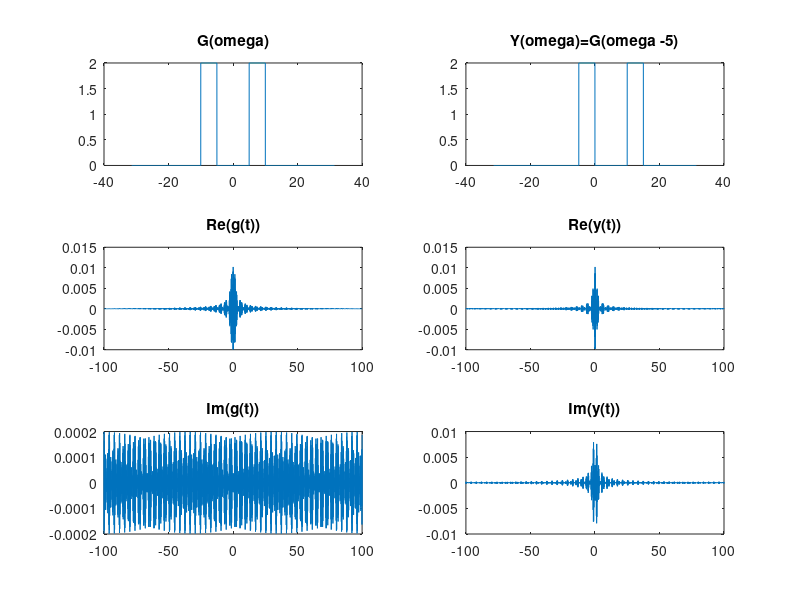

This chart was generated by the following MATLAB code:
G = @(w) 2 * (abs(w) >= 5 & abs(w) <= 10); % define G(w)
w = -31.4:0.01:31.4; % w domain
t = -100:0.1:100; % t domain
g = @(t) ifftshift(ifft(G(t))*0.1); % define g(t)
y = @(t) ifftshift(ifft(G(t-5))*0.1); % define y(t)
subplot(3,2,1);
plot(w, G(w)); % plot G(w)
title("G(\omega)");
subplot(3,2,3);
plot(t, real(g(t))); % plot real components of g(t)
title("Re(g(t))");
subplot(3,2,5);
plot(t, imag(g(t))); % plot imaginary components of g(T)
title("Im(g(t))");
subplot(3,2,2);
plot(w, G(w-5)); % plot Y(w)
title("Y(\omega)=G(\omega -5)");
subplot(3, 2, 4);
plot(t, real(y(t))); % plot real components of y(t)
title("Re(y(t))");
subplot(3,2,6);
plot(t, imag(y(t))); % plot imaginary components of y(t)
title("Im(y(t))");
fprintf('g(t) is real? %d\ny(t) is real? %d\n', all(abs(G(w) - conj(G(-w))) < 1e-10), all(abs(G(w-5) - conj(G(-(w-5)))) < 1e-10)); % determine if g(t) and y(t) are real